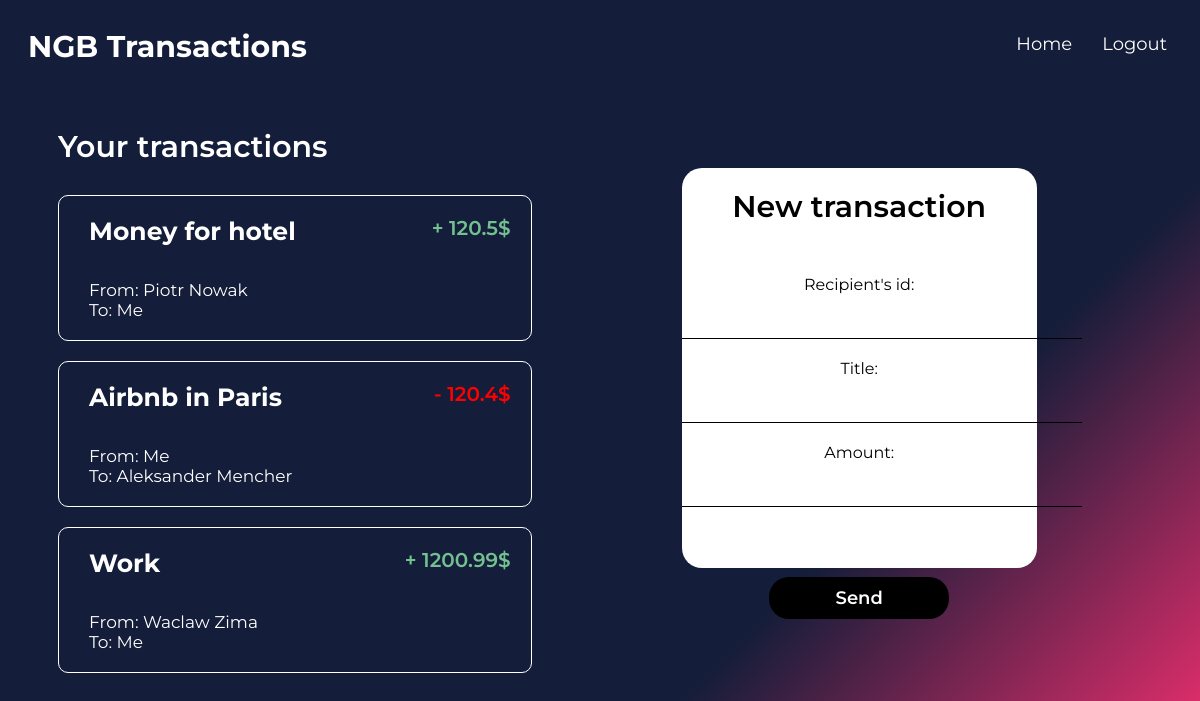
Screenshot of /ngb_add_transaction.php (signed in) with the database file from the repository.
### tables this page shows
CREATE TABLE `transakcja` (
  `id_transakcji` int(11) NOT NULL,
  `id_odbiorcy` int(11) NOT NULL,
  `id_adresata` int(11) NOT NULL,
  `kwota` double NOT NULL,
  `tytul` varchar(99) NOT NULL
);

CREATE TABLE `uzytkownik` (
  `user_id` int(11) NOT NULL,
  `password` varchar(99) NOT NULL,
  `imie` varchar(99) NOT NULL,
  `nazwisko` varchar(99) NOT NULL,
  `saldo` double NOT NULL
);

### ngb_add_transaction.php (the view, shortened to what this page needs)
<?php
		include "php_config.php";
?>
<html>
<head>
	<link rel="stylesheet" type="text/css" href="ngb_add_transaction.css">
</head>
<body>
  <div id="header">NGB Transactions
    <a href="ngb_logout.php" class="nav_button">Logout</a>
    <a href="ngb_profile_panel.php" class="nav_button">Home</a>
  </div>
  <div id="left">
    <div id="left_header">Your transactions</div>
    <?php
      $user_id = $_SESSION['user_id'];
      $zapytanie = "SELECT * FROM transakcja WHERE id_adresata = $user_id OR id_odbiorcy = $user_id";
      $result = mysqli_query($connection, $zapytanie) or die('Error');
      if (($result->num_rows)>0) {
          while ($rows = mysqli_fetch_assoc($result)) {
            $id_odbiorcy = $rows['id_odbiorcy'];
            $id_adresata = $rows['id_adresata'];
            echo "<div id='transaction'><div id=title>".$rows['tytul']."</div>";
            if ($rows['id_adresata'] == $user_id) {
              echo "<div id='cash_less'>".'- '.$rows['kwota']."$"."</div><br><br>";
              echo "From: Me<br>";
              $zapytanie_dane_odbiorcy = "SELECT imie, nazwisko FROM uzytkownik WHERE user_id = $id_odbiorcy";
              $result_odbiorca = mysqli_query($connection, $zapytanie_dane_odbiorcy) or die('Error');
              while($odbiorca = mysqli_fetch_assoc($result_odbiorca)) {
                  echo "To: ".$odbiorca['imie']." ".$odbiorca['nazwisko'];
              }
              echo "</div>";
            } else {
              echo "<div id='cash_more'>".'+ '.$rows['kwota']."$"."</div><br><br>";
              $zapytanie_dane_adresata = "SELECT imie, nazwisko FROM uzytkownik WHERE user_id = $id_adresata";
              $result_adresata = mysqli_query($connection, $zapytanie_dane_adresata) or die('Error');
              while($adresat = mysqli_fetch_assoc($result_adresata)) {
                  echo "From: ".$adresat['imie']." ".$adresat['nazwisko'].'<br>';
              }
              echo "To: Me";
              echo "</div>";
            }
          }
      } else {
          echo "Sorry. You don't have any transactions right now. <br> <br>";
      }
    ?>
  </div>
  <div id="right">
	<center><div id="right_header">New transaction</div>
	<div id="new_trans_form">
		<form method="POST" action="ngb_add_new_transaction.php">
			Recipient's id: <br>
			<input type='text' name='id_odbiorcy'> <br>
			Title: <br>
			<input type='text' name='tytul'> <br>
			Amount: <br>
			<input type='number' step="any" name='kwota'> <br>
			<input type="submit" value="Send">
		</form>
	</div>
	</center>
  </div>
</body>
</html>

### ngb_add_transaction.css (style rules this page uses)
html { width: 100vw; height: 100vh; }
body { background: linear-gradient(135deg, rgba(20,29,57,1) 0%, rgba(20,29,57,1) 69%, rgba(255,48,114,1) 100%); overflow: hidden; }
#header { color: white; height: 50px; background-color: #141d39; text-align: left; font-weight: bold; font-size: 30px; padding-top: 20px; padding-left: 20px; font-family: 'Montserrat', sans-serif; }
a.nav_button, a.nav_button:active, a.nav_button:visited { text-decoration: none; color: white; padding: 5px; margin-right: 20px; font-weight: 400; font-size: 18px; float: right; }
#left { overflow-y: scroll; float: left; height: 80vh; width: 40%; margin-top: 50px; margin-left: 50px; margin-right: 80px; font-family: 'Montserrat', sans-serif; font-size: 60px; font-weight: 600; color: white; }
#right { font-family: 'Montserrat', sans-serif; border-radius: 20px; margin-top: 90px; margin-left: 70px; margin-right: 80px; float: left; height: 50vh; width: 30%; color: black; background-color: white; }
#right_header { font-size: 30px; margin-top: 20px; font-weight: 600; font-family: 'Montserrat', sans-serif; }
#new_trans_form { margin-top: 50px; }
#left_header { font-size: 30px; font-family: 'Montserrat', sans-serif; margin-bottom: 30px; }
#cash_less { color: red; font-weight: 600; font-size: 20px; text-align: right; padding-right: 20px; }
#cash_more { color: #73C090; font-weight: 600; font-size: 20px; text-align: right; padding-right: 20px; }
#title { font-weight: 700; font-size: 25px; float: left; }
#transaction { display: block; padding-top: 20px; padding-left: 30px; padding-bottom: 20px; text-align: left; color: white; font-size: 17px; font-weight: 400; margin-top: 20px; margin-bottom: 20px; height: auto; width: auto; border: 1px solid white; border-radius: 10px; }
input[type=text], input[type=number] { border: 0; outline: 0; background: transparent; border-bottom: 1px solid black; font-family: 'Montserrat', sans-serif; font-weight: 600; margin-top: 5px; margin-bottom: 20px; width: 400px; height: 40px; font-size: 25px; color: black; }
input[type=submit] { font-family: 'Montserrat', sans-serif; margin-top: 50px; text-decoration: none; border: none; border-radius: 20px; color: white; font-weight: 400; font-size: 18px; padding-top: 10px; padding-bottom: 10px; padding-right: 50px; padding-left: 50px; background-color: black; font-weight: 600; width: 180px; }

### rows the page displays
transakcja: tytul "Money for hotel", kwota "120.5"
uzytkownik: imie "Piotr", nazwisko "Nowak"
transakcja: tytul "Airbnb in Paris", kwota "120.4"
uzytkownik: imie "Aleksander", nazwisko "Mencher"
transakcja: tytul "Work", kwota "1200.99"
uzytkownik: imie "Waclaw", nazwisko "Zima"
